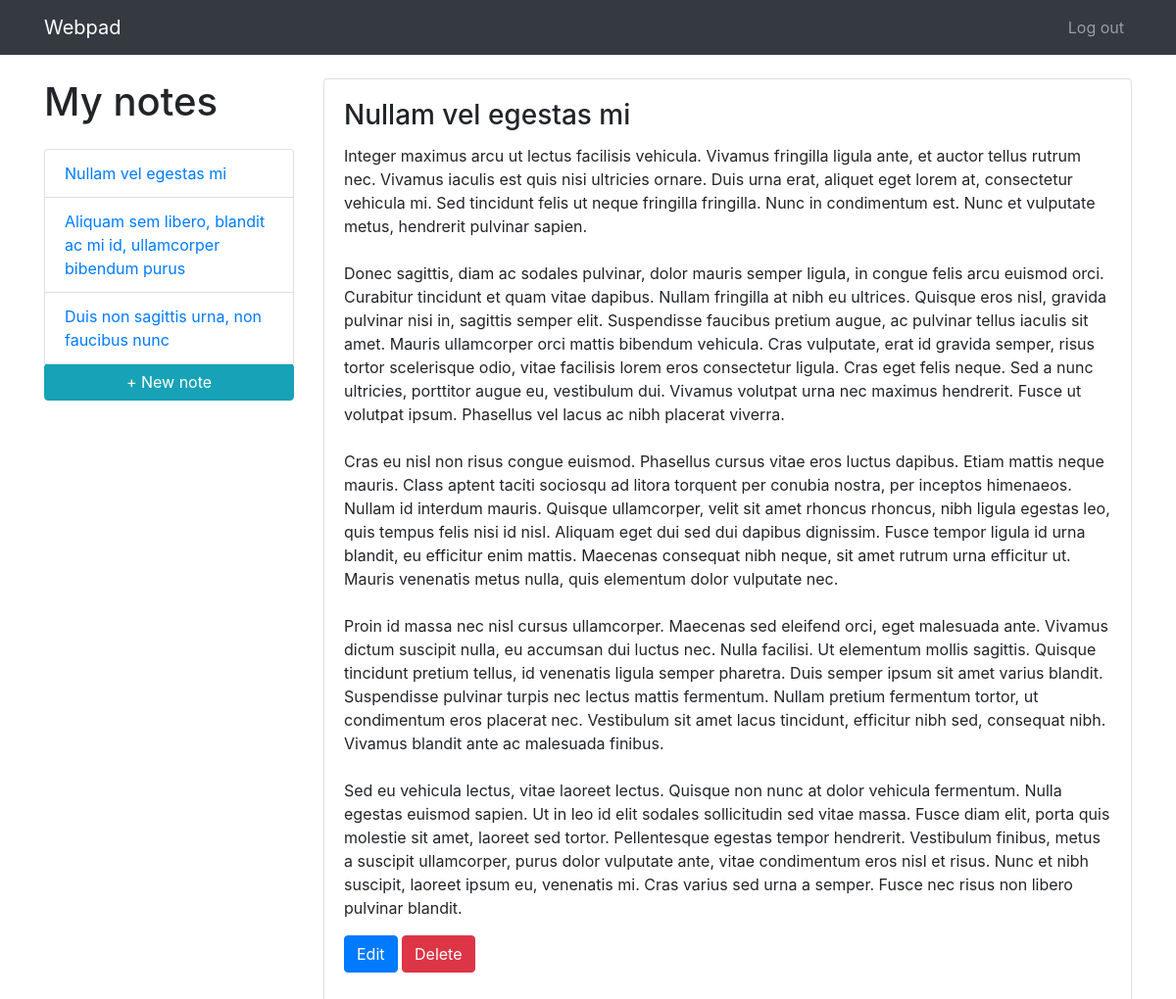
The app's page /view.php?username=john_doe&filename=nullamvelegestasmi.txt (signed in) with its own data.
### tables this page shows
CREATE TABLE `notes` (
  `username` varchar(16) NOT NULL,
  `filename` varchar(255) NOT NULL,
  `title` varchar(255) NOT NULL
);

### src/view.php (the view, shortened to what this page needs)
<?php
	include 'user.php';
	$username = $_GET["username"];
	$filename = $_GET["filename"];
?>
<!DOCTYPE html>
<html lang="en">
	<head>
		<link href="vendor/bootstrap/css/bootstrap.min.css" rel="stylesheet">
		<link href="css/item.css" rel="stylesheet">
	</head>
	<body>
		<nav class="navbar navbar-expand-lg navbar-dark bg-dark fixed-top">
			<div class="container">
				<a class="navbar-brand" href="./">Webpad</a>
				<div class="collapse navbar-collapse" id="navbarResponsive">
					<ul class="navbar-nav ml-auto">
						<li class="nav-item">
							<a class="nav-link" href="logout.php">Log out</a>
						</li>
					</ul>
				</div>
			</div>
		</nav>
		<div class="container">
			<div class="row">
				<div class="col-lg-3">
					<h1 class="my-4">My notes</h1>
					<div class="list-group">
					<?php
							$query = "SELECT username,filename,title FROM notes WHERE username='$username'";
							$result = mysqli_query($connection, $query);
							while ($row = mysqli_fetch_array($result, MYSQLI_NUM)) {
    							echo "<a href='view.php?username=$row[0]&filename=$row[1]' class='list-group-item'>$row[2]</a>";
							}
					?>
						<a href="new.php" class="btn btn-md btn-info" role="button" aria-pressed="true">+ New note</a>
					</div>
				</div>
				<div class="col-lg-9">
					<div class="card mt-4">
						<div class="card-body">
							<h3 class="card-title">
							<?php
								$titleQuery="SELECT title FROM notes WHERE filename='$filename'";
								$result=mysqli_query($connection, $titleQuery);
								$row=mysqli_fetch_array($result, MYSQLI_NUM);
								echo $row[0];
							?>
							</h3>
							<div class="form-group">
									<p>
										<?php
											$file = fopen("files/$username/$filename", 'r');
											$text = fread($file, 10000);
											echo nl2br($text);
											echo "<p>
											<a href='./edit.php?username=$username&filename=$filename' class='btn btn-primary' role='button' aria-pressed='true'>Edit</a>
											<a href='./delete.php?username=$username&filename=$filename' class='btn btn-danger' role='button' aria-pressed='true'>Delete</a>
											";
										?>
									</p>
							</div>
						</div>
					</div>
				</div>
			</div>
		</div>
	</body>
</html>

### src/css/item.css (style rules this page uses)
body { padding-top: 54px; }
@media (min-width: 992px) { body { padding-top: 56px; } }

### records on screen
notes: title "Nullam vel egestas mi"
notes: title "Aliquam sem libero, blandit ac mi id, ullamcorper bibendum purus"
notes: title "Duis non sagittis urna, non faucibus nunc"
